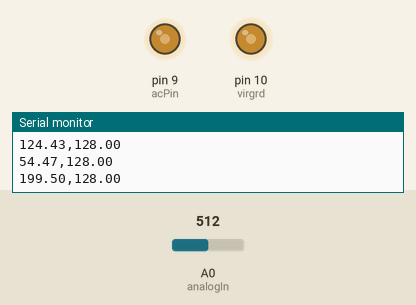
Simulated run of this sketch. Board: Arduino Uno, built with avr-gcc and run on an emulated ATmega328P. Shown: output pins drawn as LEDs (lit = HIGH), the last lines printed to the serial monitor. Inputs (shaded band) come from the test bench; at power-on: A0 (analogIn) = 512.

Above: at 1.2 s.
1.3 s: A0 (analogIn) set to 306
At 2.04 s:
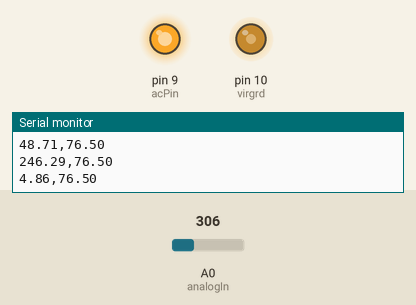
4.3 s: A0 (analogIn) set to 511
At 4.49 s:
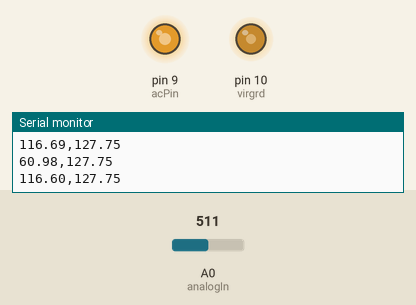
10.3 s: A0 (analogIn) set to 122
At 10.68 s:
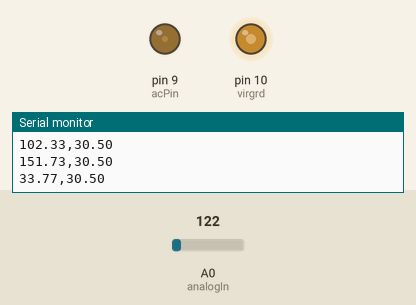
Timing chart, 0 to 19.3 s (numbered marks = the images above; inputs shaded):
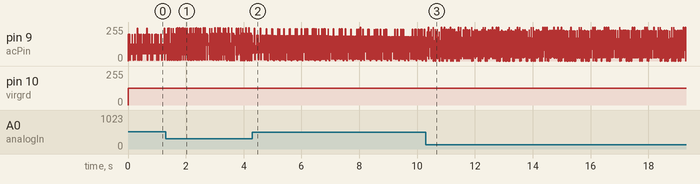

The sketch:

ac_generator.ino
```cpp
int acPin = 9;
int virgrd = 10;
int analogIn = A0;
double val = 0;
double readVal = 0;
int freq1 = 100;
int freq2 = 10;
double t = 0;
const double pi = 3.1415;
const double fs = 1000; // arduino has a 16MHz clk, meaning the loop takes 1600 processing cycles

void setup() {

    pinMode(acPin, OUTPUT);
    pinMode(virgrd, OUTPUT);
    // pinMode(analogIn, INPUT);
    Serial.begin(9600);

}

void loop() {

    t = millis();
    // val = (127*sin(2*pi*(freq1/fs)*t) + 127*sin(2*pi*(freq2/fs)*t))/2 + 127; // freq/fs discretizes/normalizes the frequency into f/1000 cycles/sample. 2.5V peak AC voltage between pin 9 and 10
    val = 127*sin(2*pi*(freq1/fs)*t) + 127;
    Serial.print(val);Serial.print(",");
    // why 127? -> analogWrite values range from 0-255 which map from 0 to 5V hence 127 corresponds to 2.5V
    analogWrite(acPin, val);
    analogWrite(virgrd, 127);

    // this produces a square wave, would need to lowpass on breadboard to generate a sine wave
    readVal = analogRead(analogIn); // values from 0 - 1023, scale by 1/4 to 0 - 255
    Serial.println(readVal/4);

}
```
